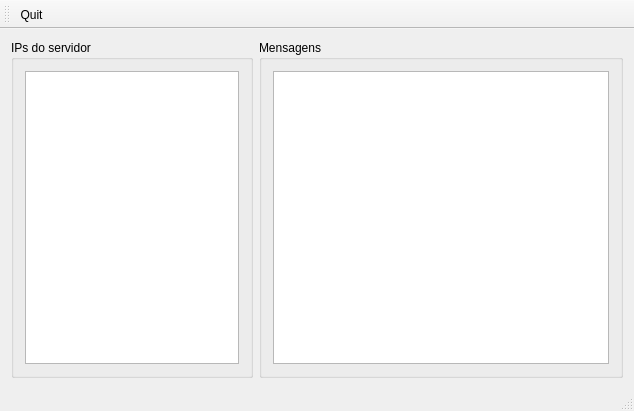
<?xml version="1.0" encoding="UTF-8"?>
<ui version="4.0">
 <class>MainWindow</class>
 <widget class="QMainWindow" name="MainWindow">
  <property name="geometry">
   <rect>
    <x>0</x>
    <y>0</y>
    <width>634</width>
    <height>411</height>
   </rect>
  </property>
  <property name="windowTitle">
   <string>Tcp Server</string>
  </property>
  <widget class="QWidget" name="centralWidget">
   <layout class="QHBoxLayout" name="horizontalLayout_3" stretch="40,60">
    <item>
     <widget class="QGroupBox" name="groupBox">
      <property name="title">
       <string>IPs do servidor</string>
      </property>
      <layout class="QHBoxLayout" name="horizontalLayout">
       <item>
        <widget class="QListWidget" name="listWidget"/>
       </item>
      </layout>
     </widget>
    </item>
    <item>
     <widget class="QGroupBox" name="groupBox_2">
      <property name="title">
       <string>Mensagens</string>
      </property>
      <layout class="QHBoxLayout" name="horizontalLayout_2">
       <item>
        <widget class="QTextBrowser" name="textBrowser"/>
       </item>
      </layout>
     </widget>
    </item>
   </layout>
  </widget>
  <widget class="QMenuBar" name="menuBar">
   <property name="geometry">
    <rect>
     <x>0</x>
     <y>0</y>
     <width>634</width>
     <height>22</height>
    </rect>
   </property>
  </widget>
  <widget class="QToolBar" name="mainToolBar">
   <attribute name="toolBarArea">
    <enum>TopToolBarArea</enum>
   </attribute>
   <attribute name="toolBarBreak">
    <bool>false</bool>
   </attribute>
   <addaction name="actionQuit"/>
  </widget>
  <widget class="QStatusBar" name="statusBar"/>
  <action name="actionQuit">
   <property name="checkable">
    <bool>true</bool>
   </property>
   <property name="text">
    <string>Quit</string>
   </property>
  </action>
 </widget>
 <layoutdefault spacing="6" margin="11"/>
 <resources/>
 <connections/>
</ui>
